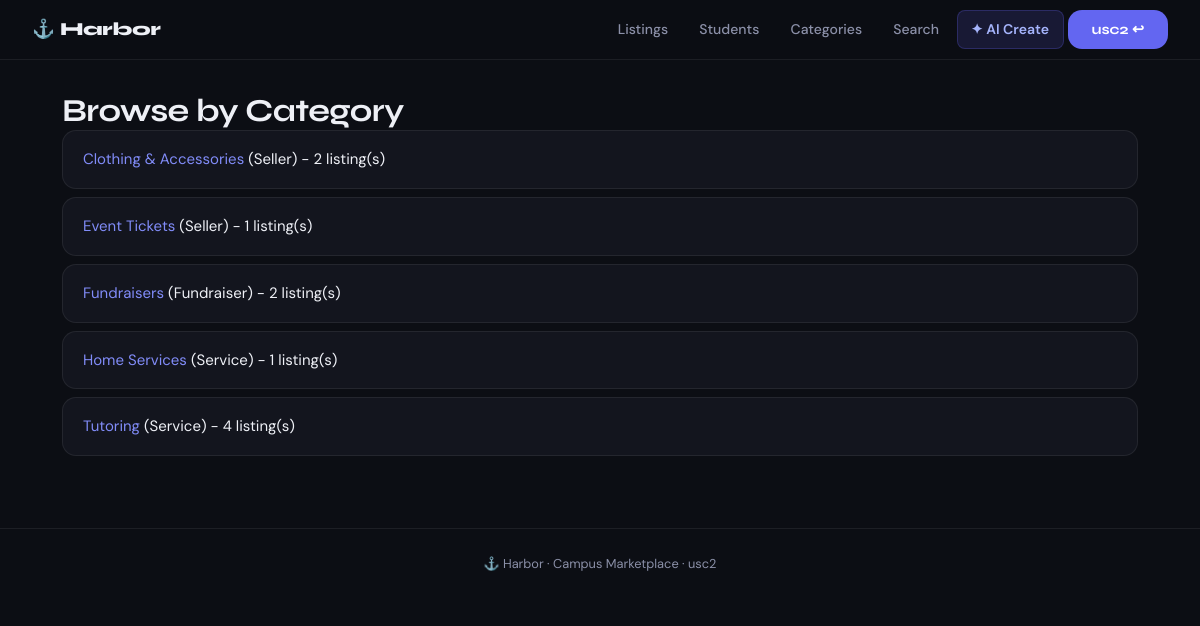
The page /categories/ (signed in) on the database its author committed.
### listings/models.py (models this page shows, shortened)
class Category(models.Model):
    CATEGORY_TYPES = [
        ('SERVICE', 'Service'),
        ('FUNDRAISER', 'Fundraiser'),
        ('SELLER', 'Seller'),
    ]
    name = models.CharField(max_length=100)
    category_type = models.CharField(max_length=20, choices=CATEGORY_TYPES)
    description = models.TextField(max_length=300, blank=True)
    class Meta:
        ordering = ['name']
        verbose_name_plural = 'Categories'
        constraints = [
            models.UniqueConstraint(
                fields=['name', 'category_type'],
                name='unique_category_name_per_type'
            )
        ]
    def get_absolute_url(self):
        from django.urls import reverse
        return reverse('category_detail', args=[str(self.id)])

### listings/views.py (the view)
# urls.py: path('categories/', login_required(CategoryListView.as_view()), name='category_list'),
class CategoryListView(ListView):
    model = Category
    template_name = 'listings/category_list.html'
    context_object_name = 'categories'

### listings/templates/listings/category_list.html (shortened to what this page needs)
{% extends "base.html" %}
{% block content %}
    <h2>Browse by Category</h2>
    <ul>
    {% for category in categories %}
        <li>
            <a href="{{ category.get_absolute_url }}">{{ category.name }}</a>
            ({{ category.get_category_type_display }})
            - {{ category.listings.count }} listing(s)
        </li>
    {% empty %}
        <li>No categories available.</li>
    {% endfor %}
    </ul>
{% endblock %}

### listings/templates/base.html (shortened to what this page needs)
{% load static %}
<!DOCTYPE html>
<html lang="en">
<head>
    <link rel="stylesheet" href="{% static 'listings/css/styles.css' %}">
</head>
<body>
<nav class="navbar">
    <a href="{% url 'home' %}" class="nav-brand">⚓ Harbor</a>
    <div class="nav-links">
        {% if user.is_authenticated %}
            <a href="{% url 'listing_list' %}">Listings</a>
            <a href="{% url 'student_list' %}">Students</a>
            <a href="{% url 'category_list' %}">Categories</a>
            <a href="{% url 'listing_search_get' %}">Search</a>
            <a href="{% url 'create_local_ai' %}" class="nav-ai-btn">✦ AI Create</a>
            <form method="post" action="{% url 'account_logout' %}" class="logout-form">
                <button type="submit" class="nav-logout">{{ user.username }} ↩</button>
            </form>
        {% else %}
            <a href="{% url 'account_login' %}">Login</a>
            <a href="{% url 'account_signup' %}" class="nav-signup">Sign Up</a>
        {% endif %}
    </div>
</nav>
<main class="page-main">
    {% block content %}{% endblock %}
</main>
<footer class="site-footer">
    <p>⚓ Harbor · Campus Marketplace · {{ request.user.username|default:"" }}</p>
</footer>
</body>
</html>

### listings/static/listings/css/styles.css (style rules this page uses)
:root { --primary: #6366f1; --primary-dim: rgba(99,102,241,0.15); --accent: #818cf8; --secondary: #f472b6; --success: #34d399; --warning: #fbbf24; --danger: #f87171; --bg: #0c0e14; --bg-card: #13151e; --bg-raise: #1a1d2a; --bg-hover: #1f2235; --text: #eef0f6; --text-2: #8b90a8; --text-3: #555a72; --border: rgba(255,255,255,0.07); --border-focus: rgba(99,102,241,0.5); --radius-sm: 8px; --radius-md: 14px; --radius-lg: 20px; --radius-xl: 28px; --shadow-card: 0 2px 16px rgba(0,0,0,0.35); --shadow-lift: 0 8px 32px rgba(0,0,0,0.45); --glow-primary: 0 0 24px rgba(99,102,241,0.25); }
*, *::before, *::after { box-sizing: border-box; margin: 0; padding: 0; }
html { scroll-behavior: smooth; }
body { font-family: 'DM Sans', -apple-system, sans-serif; background: var(--bg); color: var(--text); line-height: 1.65; min-height: 100vh; font-size: 15px; -webkit-font-smoothing: antialiased; }
h1, h2, h3, h4, h5 { font-family: 'Syne', sans-serif; letter-spacing: -0.02em; line-height: 1.2; color: var(--text); }
h2 { font-size: clamp(1.35rem, 3vw, 2rem); font-weight: 700; }
p { color: var(--text-2); }
a { color: var(--accent); text-decoration: none; transition: color 0.15s; }
.navbar { position: sticky; top: 0; z-index: 200; display: flex; align-items: center; justify-content: space-between; padding: 0 2rem; height: 60px; background: rgba(12,14,20,0.92); backdrop-filter: blur(20px); border-bottom: 1px solid var(--border); }
.nav-brand { font-family: 'Syne', sans-serif; font-weight: 800; font-size: 1.15rem; color: var(--text) !important; letter-spacing: -0.02em; flex-shrink: 0; }
.nav-links { display: flex; align-items: center; gap: 0.25rem; }
.nav-links a { color: var(--text-2); font-size: 0.875rem; font-weight: 500; padding: 0.45rem 0.85rem; border-radius: var(--radius-sm); transition: all 0.15s; }
.nav-ai-btn { background: var(--primary-dim) !important; color: #a5b4fc !important; border: 1px solid rgba(99,102,241,0.25) !important; font-weight: 600 !important; }
.nav-logout { background: none; border: 1px solid var(--border); color: var(--text-2); font-size: 0.875rem; font-weight: 500; padding: 0.45rem 0.85rem; border-radius: var(--radius-sm); cursor: pointer; font-family: 'DM Sans', sans-serif; transition: all 0.15s; }
.logout-form { display: flex; align-items: center; }
.page-main { max-width: 1140px; margin: 0 auto; padding: 2rem 2rem 4rem; }
.btn, button[type="submit"] { display: inline-flex; align-items: center; gap: 0.4rem; padding: 0.7rem 1.5rem; background: var(--primary); color: white; border: none; border-radius: var(--radius-md); font-family: 'Syne', sans-serif; font-size: 0.9rem; font-weight: 700; cursor: pointer; transition: all 0.2s; text-decoration: none; }
.site-footer { border-top: 1px solid var(--border); padding: 1.5rem 2rem; text-align: center; font-size: 0.8rem; color: var(--text-3); }
ul { list-style: none; }
li { background: var(--bg-card); border: 1px solid var(--border); border-radius: var(--radius-md); padding: 1rem 1.25rem; margin-bottom: 0.5rem; transition: border-color 0.15s; }

### rows shown on the page
Category: name "Clothing & Accessories", category_type "Seller", listings.count "2"
Category: name "Event Tickets", category_type "Seller", listings.count "1"
Category: name "Fundraisers", category_type "Fundraiser", listings.count "2"
Category: name "Home Services", category_type "Service", listings.count "1"
Category: name "Tutoring", category_type "Service", listings.count "4"

### other values the page prints
{{ user.username }} "usc2"
{{ request.user.username|default:"" }} "usc2"
